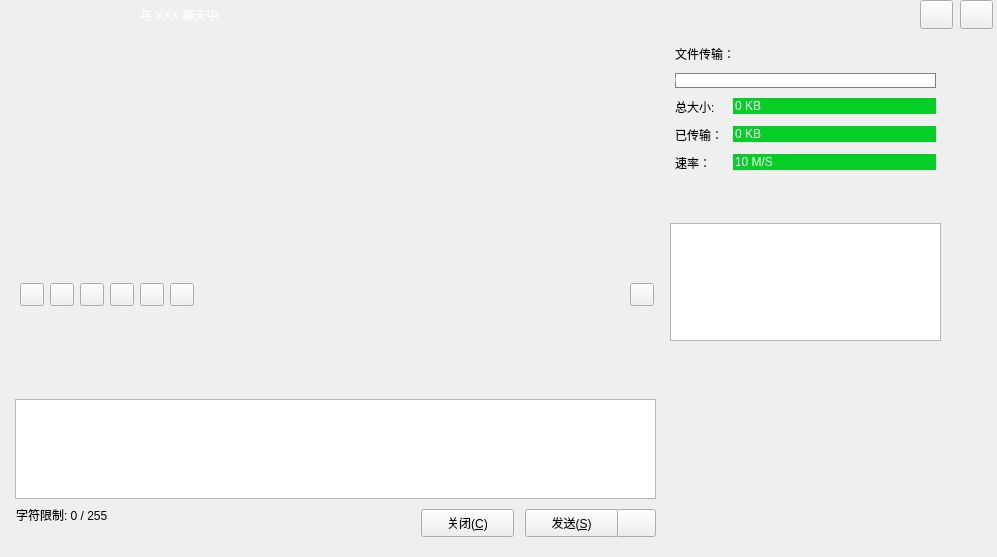
<?xml version="1.0" encoding="UTF-8"?>
<ui version="4.0">
 <class>ChatWindow</class>
 <widget class="QWidget" name="ChatWindow">
  <property name="geometry">
   <rect>
    <x>0</x>
    <y>0</y>
    <width>997</width>
    <height>557</height>
   </rect>
  </property>
  <property name="windowTitle">
   <string>Form</string>
  </property>
  <widget class="QWidget" name="widgetWinTitle" native="true">
   <property name="geometry">
    <rect>
     <x>130</x>
     <y>0</y>
     <width>719</width>
     <height>30</height>
    </rect>
   </property>
   <property name="minimumSize">
    <size>
     <width>0</width>
     <height>30</height>
    </size>
   </property>
   <property name="maximumSize">
    <size>
     <width>16777215</width>
     <height>30</height>
    </size>
   </property>
   <layout class="QHBoxLayout" name="horizontalLayout_2" stretch="0">
    <property name="spacing">
     <number>5</number>
    </property>
    <property name="leftMargin">
     <number>10</number>
    </property>
    <property name="topMargin">
     <number>0</number>
    </property>
    <property name="rightMargin">
     <number>0</number>
    </property>
    <property name="bottomMargin">
     <number>0</number>
    </property>
    <item>
     <widget class="QLabel" name="labelWinTitle">
      <property name="styleSheet">
       <string notr="true">color: #FFFFFF;</string>
      </property>
      <property name="text">
       <string>与 XXX 聊天中</string>
      </property>
     </widget>
    </item>
   </layout>
  </widget>
  <widget class="QWidget" name="widgetFileBoard" native="true">
   <property name="geometry">
    <rect>
     <x>670</x>
     <y>40</y>
     <width>271</width>
     <height>301</height>
    </rect>
   </property>
   <property name="styleSheet">
    <string notr="true">QLineEdit {
	border: none;
	border-radius:0px;
	background-color: #05CE26;
	color: #FFFFFF;
}

QProgressBar {
	border: 1px solid grey;
    border-radius: 0px;
	color: #FFFFFF;
}

QProgressBar::chunk {
	background-color: #05B8CC;
}</string>
   </property>
   <layout class="QVBoxLayout" name="verticalLayout_5" stretch="0,0,1">
    <item>
     <widget class="QWidget" name="widgetFileInfo" native="true">
      <layout class="QVBoxLayout" name="verticalLayout_6">
       <property name="spacing">
        <number>10</number>
       </property>
       <property name="leftMargin">
        <number>0</number>
       </property>
       <property name="topMargin">
        <number>0</number>
       </property>
       <property name="rightMargin">
        <number>0</number>
       </property>
       <property name="bottomMargin">
        <number>0</number>
       </property>
       <item>
        <layout class="QVBoxLayout" name="verticalLayout_4">
         <property name="leftMargin">
          <number>5</number>
         </property>
         <property name="topMargin">
          <number>5</number>
         </property>
         <property name="rightMargin">
          <number>5</number>
         </property>
         <property name="bottomMargin">
          <number>5</number>
         </property>
         <item>
          <widget class="QLabel" name="label_2">
           <property name="text">
            <string>文件传输：</string>
           </property>
          </widget>
         </item>
         <item>
          <widget class="QProgressBar" name="progressBar">
           <property name="maximumSize">
            <size>
             <width>16777215</width>
             <height>15</height>
            </size>
           </property>
           <property name="value">
            <number>0</number>
           </property>
           <property name="invertedAppearance">
            <bool>false</bool>
           </property>
          </widget>
         </item>
         <item>
          <layout class="QFormLayout" name="formLayout">
           <item row="0" column="0">
            <widget class="QLabel" name="label_3">
             <property name="text">
              <string>总大小:</string>
             </property>
            </widget>
           </item>
           <item row="0" column="1">
            <widget class="QLineEdit" name="lineEditTotalSize">
             <property name="text">
              <string>0 KB</string>
             </property>
             <property name="readOnly">
              <bool>true</bool>
             </property>
            </widget>
           </item>
           <item row="1" column="0">
            <widget class="QLabel" name="label_4">
             <property name="text">
              <string>已传输：</string>
             </property>
            </widget>
           </item>
           <item row="1" column="1">
            <widget class="QLineEdit" name="lineEditCurrSize">
             <property name="text">
              <string>0 KB</string>
             </property>
             <property name="readOnly">
              <bool>true</bool>
             </property>
            </widget>
           </item>
           <item row="2" column="0">
            <widget class="QLabel" name="label_5">
             <property name="text">
              <string>速率：</string>
             </property>
            </widget>
           </item>
           <item row="2" column="1">
            <widget class="QLineEdit" name="lineEditRate">
             <property name="text">
              <string>10 M/S</string>
             </property>
             <property name="readOnly">
              <bool>true</bool>
             </property>
            </widget>
           </item>
          </layout>
         </item>
        </layout>
       </item>
      </layout>
     </widget>
    </item>
    <item>
     <spacer name="verticalSpacer">
      <property name="orientation">
       <enum>Qt::Vertical</enum>
      </property>
      <property name="sizeHint" stdset="0">
       <size>
        <width>20</width>
        <height>40</height>
       </size>
      </property>
     </spacer>
    </item>
    <item>
     <widget class="QTableView" name="tableViewGroups"/>
    </item>
   </layout>
  </widget>
  <widget class="QPushButton" name="btnWinClose">
   <property name="geometry">
    <rect>
     <x>960</x>
     <y>0</y>
     <width>33</width>
     <height>29</height>
    </rect>
   </property>
   <property name="focusPolicy">
    <enum>Qt::NoFocus</enum>
   </property>
   <property name="text">
    <string/>
   </property>
   <property name="icon">
    <iconset>
     <normaloff>:/resource/common/ic_close_white.png</normaloff>:/resource/common/ic_close_white.png</iconset>
   </property>
  </widget>
  <widget class="QPushButton" name="btnWinMin">
   <property name="geometry">
    <rect>
     <x>920</x>
     <y>0</y>
     <width>33</width>
     <height>29</height>
    </rect>
   </property>
   <property name="focusPolicy">
    <enum>Qt::NoFocus</enum>
   </property>
   <property name="text">
    <string/>
   </property>
   <property name="icon">
    <iconset>
     <normaloff>:/resource/common/ic_min.png</normaloff>:/resource/common/ic_min.png</iconset>
   </property>
  </widget>
  <widget class="QLabel" name="labelWinIcon">
   <property name="geometry">
    <rect>
     <x>50</x>
     <y>0</y>
     <width>30</width>
     <height>30</height>
    </rect>
   </property>
   <property name="minimumSize">
    <size>
     <width>30</width>
     <height>30</height>
    </size>
   </property>
   <property name="maximumSize">
    <size>
     <width>30</width>
     <height>30</height>
    </size>
   </property>
   <property name="text">
    <string/>
   </property>
   <property name="pixmap">
    <pixmap>:/resource/images/robot.png</pixmap>
   </property>
  </widget>
  <widget class="QLabel" name="label_6">
   <property name="geometry">
    <rect>
     <x>0</x>
     <y>0</y>
     <width>991</width>
     <height>551</height>
    </rect>
   </property>
   <property name="text">
    <string/>
   </property>
   <property name="pixmap">
    <pixmap resource="resources.qrc">:/reses/res/backgroud/bac_cat3.jpg</pixmap>
   </property>
   <property name="scaledContents">
    <bool>true</bool>
   </property>
  </widget>
  <widget class="QWidget" name="widgetMsg" native="true">
   <property name="geometry">
    <rect>
     <x>15</x>
     <y>399</y>
     <width>641</width>
     <height>151</height>
    </rect>
   </property>
   <property name="minimumSize">
    <size>
     <width>0</width>
     <height>100</height>
    </size>
   </property>
   <widget class="QPushButton" name="btnAction">
    <property name="geometry">
     <rect>
      <x>600</x>
      <y>110</y>
      <width>41</width>
      <height>28</height>
     </rect>
    </property>
    <property name="text">
     <string/>
    </property>
   </widget>
   <widget class="QPushButton" name="btnSendMsg">
    <property name="geometry">
     <rect>
      <x>510</x>
      <y>110</y>
      <width>93</width>
      <height>28</height>
     </rect>
    </property>
    <property name="toolTip">
     <string>发送聊天消息</string>
    </property>
    <property name="styleSheet">
     <string notr="true"/>
    </property>
    <property name="text">
     <string>发送(&amp;S)</string>
    </property>
   </widget>
   <widget class="QTextEdit" name="textEditMsg">
    <property name="geometry">
     <rect>
      <x>0</x>
      <y>0</y>
      <width>641</width>
      <height>100</height>
     </rect>
    </property>
    <property name="maximumSize">
     <size>
      <width>16777215</width>
      <height>100</height>
     </size>
    </property>
   </widget>
   <widget class="QLabel" name="label">
    <property name="geometry">
     <rect>
      <x>1</x>
      <y>108</y>
      <width>132</width>
      <height>16</height>
     </rect>
    </property>
    <property name="text">
     <string>字符限制: 0 / 255</string>
    </property>
   </widget>
   <widget class="QPushButton" name="btnClose">
    <property name="geometry">
     <rect>
      <x>406</x>
      <y>110</y>
      <width>93</width>
      <height>28</height>
     </rect>
    </property>
    <property name="toolTip">
     <string>关闭当前窗口</string>
    </property>
    <property name="text">
     <string>关闭(&amp;C)</string>
    </property>
   </widget>
  </widget>
  <widget class="BubbleList" name="widgetBubble" native="true">
   <property name="geometry">
    <rect>
     <x>15</x>
     <y>51</y>
     <width>641</width>
     <height>200</height>
    </rect>
   </property>
   <property name="minimumSize">
    <size>
     <width>200</width>
     <height>200</height>
    </size>
   </property>
  </widget>
  <widget class="QWidget" name="widgetSetting" native="true">
   <property name="geometry">
    <rect>
     <x>20</x>
     <y>280</y>
     <width>634</width>
     <height>30</height>
    </rect>
   </property>
   <property name="minimumSize">
    <size>
     <width>0</width>
     <height>30</height>
    </size>
   </property>
   <property name="styleSheet">
    <string notr="true"/>
   </property>
   <layout class="QHBoxLayout" name="horizontalLayout_3">
    <property name="leftMargin">
     <number>0</number>
    </property>
    <property name="topMargin">
     <number>0</number>
    </property>
    <property name="rightMargin">
     <number>0</number>
    </property>
    <property name="bottomMargin">
     <number>0</number>
    </property>
    <item>
     <widget class="QToolButton" name="toolButton_2">
      <property name="toolTip">
       <string>修改聊天字体</string>
      </property>
      <property name="text">
       <string/>
      </property>
      <property name="icon">
       <iconset>
        <normaloff>:/resource/common/ic_font.png</normaloff>:/resource/common/ic_font.png</iconset>
      </property>
     </widget>
    </item>
    <item>
     <widget class="QToolButton" name="toolButton_3">
      <property name="toolTip">
       <string>插入表情</string>
      </property>
      <property name="text">
       <string/>
      </property>
      <property name="icon">
       <iconset>
        <normaloff>:/resource/common/ic_smile.png</normaloff>:/resource/common/ic_smile.png</iconset>
      </property>
     </widget>
    </item>
    <item>
     <widget class="QToolButton" name="toolButton_4">
      <property name="toolTip">
       <string>设置字体颜色</string>
      </property>
      <property name="text">
       <string/>
      </property>
      <property name="icon">
       <iconset>
        <normaloff>:/resource/common/ic_color.png</normaloff>:/resource/common/ic_color.png</iconset>
      </property>
     </widget>
    </item>
    <item>
     <widget class="QToolButton" name="btnSendFile">
      <property name="toolTip">
       <string>发送文件</string>
      </property>
      <property name="text">
       <string/>
      </property>
      <property name="icon">
       <iconset>
        <normaloff>:/resource/common/ic_file.png</normaloff>:/resource/common/ic_file.png</iconset>
      </property>
     </widget>
    </item>
    <item>
     <widget class="QToolButton" name="toolButton_7">
      <property name="toolTip">
       <string>发送图片</string>
      </property>
      <property name="text">
       <string/>
      </property>
      <property name="icon">
       <iconset>
        <normaloff>:/resource/common/ic_picture.png</normaloff>:/resource/common/ic_picture.png</iconset>
      </property>
     </widget>
    </item>
    <item>
     <widget class="QToolButton" name="toolButton_6">
      <property name="toolTip">
       <string>截屏</string>
      </property>
      <property name="text">
       <string/>
      </property>
      <property name="icon">
       <iconset>
        <normaloff>:/resource/common/ic_cut.png</normaloff>:/resource/common/ic_cut.png</iconset>
      </property>
     </widget>
    </item>
    <item>
     <spacer name="horizontalSpacer">
      <property name="orientation">
       <enum>Qt::Horizontal</enum>
      </property>
      <property name="sizeHint" stdset="0">
       <size>
        <width>396</width>
        <height>20</height>
       </size>
      </property>
     </spacer>
    </item>
    <item>
     <widget class="QToolButton" name="toolButton">
      <property name="toolTip">
       <string>聊天记录</string>
      </property>
      <property name="text">
       <string/>
      </property>
      <property name="icon">
       <iconset>
        <normaloff>:/resource/common/ic_notes.png</normaloff>:/resource/common/ic_notes.png</iconset>
      </property>
     </widget>
    </item>
   </layout>
  </widget>
  <zorder>label_6</zorder>
  <zorder>widgetMsg</zorder>
  <zorder>widgetBubble</zorder>
  <zorder>widgetSetting</zorder>
  <zorder>widgetWinTitle</zorder>
  <zorder>widgetFileBoard</zorder>
  <zorder>btnWinClose</zorder>
  <zorder>btnWinMin</zorder>
  <zorder>labelWinIcon</zorder>
 </widget>
 <customwidgets>
  <customwidget>
   <class>BubbleList</class>
   <extends>QWidget</extends>
   <header location="global">bubblechating.h</header>
   <container>1</container>
  </customwidget>
 </customwidgets>
 <resources>
  <include location="resources.qrc"/>
 </resources>
 <connections/>
</ui>
